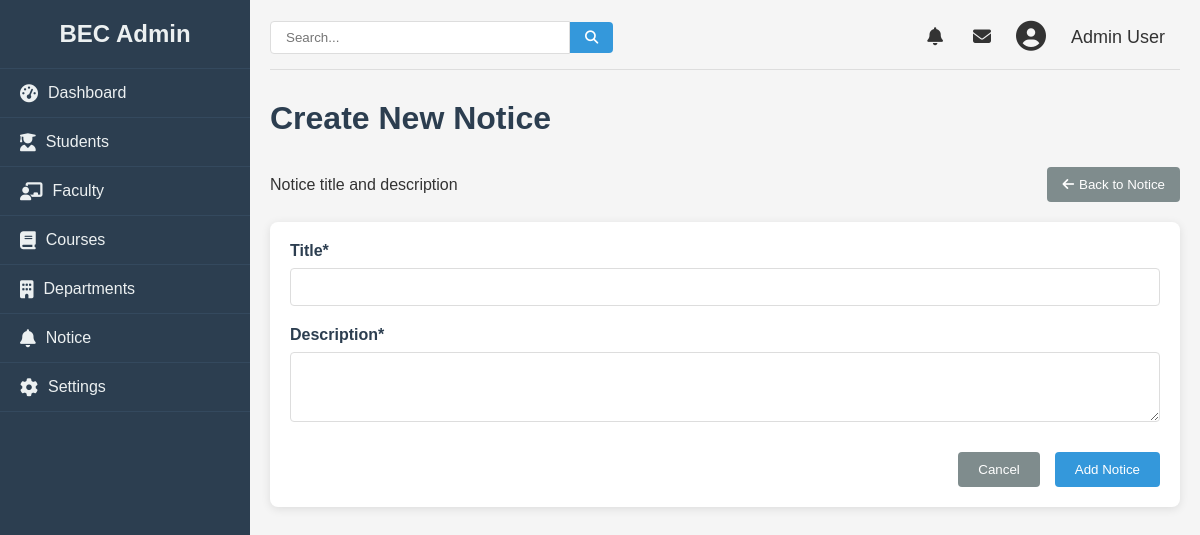
Before: /admin/update/notice/1 with the older database file.
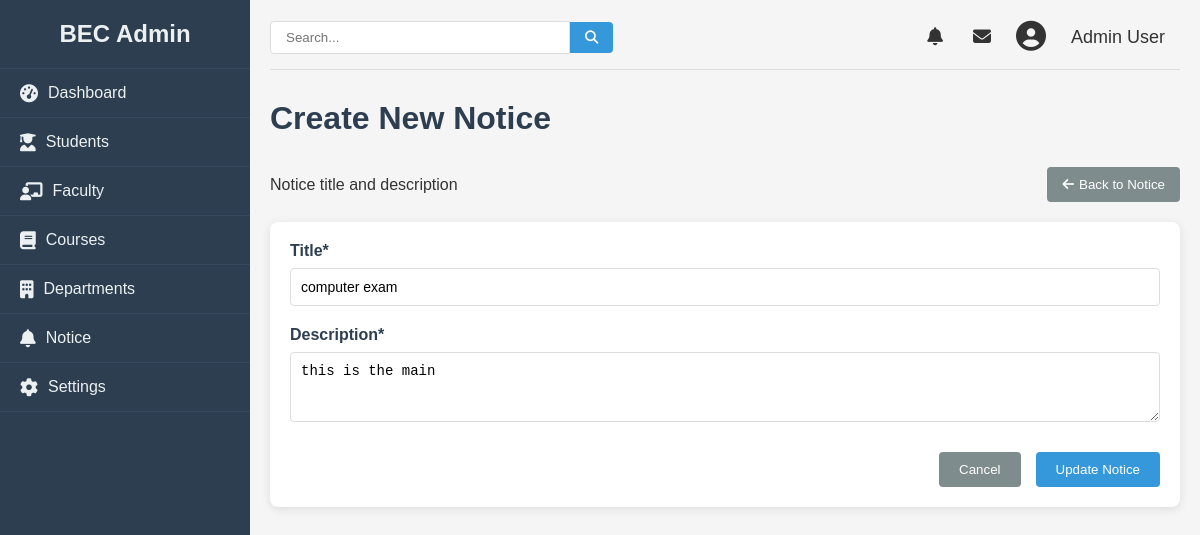
After: the same page with the newer database file.
### college/model.py (models this page shows, shortened)
class Notice(db.Model):
    id = db.Column(db.Integer, primary_key=True)
    title = db.Column(db.String(100), nullable=False)
    content = db.Column(db.String, nullable=False)
    date = db.Column(db.DateTime, nullable=False)

### college/admin/update.py (the view, shortened to what this page needs)
@app.route("/admin/update/notice/<id>", methods = ["GET", "POST"])
def updatenotice(id):
    notice = Notice.query.get(id)
    return render_template("addnotice.html", data= notice)

### college/admin/templates/addnotice.html (shortened to what this page needs)
{% from "macro/cmsnav.html" import cmsnav%}
{%extends "admbase.html"%}
{%block head%}
    <link rel="stylesheet" href="{{url_for('static', filename='css/styles.css')}}">
    <link rel="stylesheet" href="https://cdnjs.cloudflare.com/ajax/libs/font-awesome/6.4.0/css/all.min.css">
{%endblock%}
{%block content%}
    <div class="container" w-tid="21">
        {{cmsnav()}}
        <main class="main-content" w-tid="111">
            <header class="top-header" w-tid="113">
                <div class="search-box" w-tid="115">
                    <input type="text" placeholder="Search..." w-tid="117"/>
                    <button w-tid="119"><i class="fas fa-search" w-tid="121"></i></button>
                </div>
                <div class="user-profile" w-tid="123">
                    <span class="notification" w-tid="125"><i class="fas fa-bell" w-tid="127"></i></span>
                    <span class="message" w-tid="129"><i class="fas fa-envelope" w-tid="131"></i></span>
                    <div class="profile-img" w-tid="133">
                        <i class="fas fa-user-circle" w-tid="135"></i>
                    </div>
                    <span class="username" w-tid="137">Admin User</span>
                </div>
            </header>
            <div id="dashboard-page" class="content-section" w-tid="139">
                <div class="dashboard" w-tid="141">
                    <h1 w-tid="357">Create New Notice</h1>
                    <div class="students-header" w-tid="359">
                        <p w-tid="361">Notice title and description</p>
                        <a style="text-decoration: none; color:white" href="/admin/notice">
                        <button id="cancel-add-student" class="back-button" w-tid="1515">
                                <i class="fas fa-arrow-left" w-tid="1517"></i> Back to Notice
                        </button></a>
                    </div>
                    <div class="student-form-container" w-tid="1519">
                        {%if data%}
                        <form id="add-student-form" method="POST" action="/admin/update/notice/{{data.id}}" class="student-form"
                        w-tid="1521">
                        {%else%}
                        <form id="add-student-form" method="POST" action="/admin/addnotice" class="student-form" w-tid="1521">
                            {%endif%}
                            <div class="form-row" w-tid="1523">
                                <div class="form-group" w-tid="1525">
                                    <label for="title" w-tid="1527">Title*</label>
                                    <input type="text" id="title" name="title" required="" w-tid="1529" value="{{ data.title }}">
                                </div>
                            </div>
                            <div class="form-row" w-tid="1591">
                                <div class="form-group full-width" w-tid="1593">
                                    <label for="content" w-tid="1595">Description*</label>
                                    <textarea id="content" name="content" rows="3" required="" w-tid="1597">{{ data.content }}</textarea>
                                </div>
                            </div>
                            <div class="form-actions" w-tid="1599">
                                <a href="/admin/notice"><button type="button" id="cancel-add-student" class="cancel-btn" w-tid="1601">Cancel</button></a>
                                {%if data%}
                            <button type="submit" class="save-btn" w-tid="1603">Update Notice</button>
                            {%else%}
                            <button type="submit" class="save-btn" w-tid="1603">Add Notice</button>
                            {%endif%}
                            </div>
                        </form>
                    </div>
                </div>
            </div>
        </main>
    </div>
{%endblock%}

Changed rows visible on the page:
added Notice: title "computer exam", content "this is the main"
Other visible differences:
text no longer shown: "Add Notice"
text now shown: "Update Notice"
